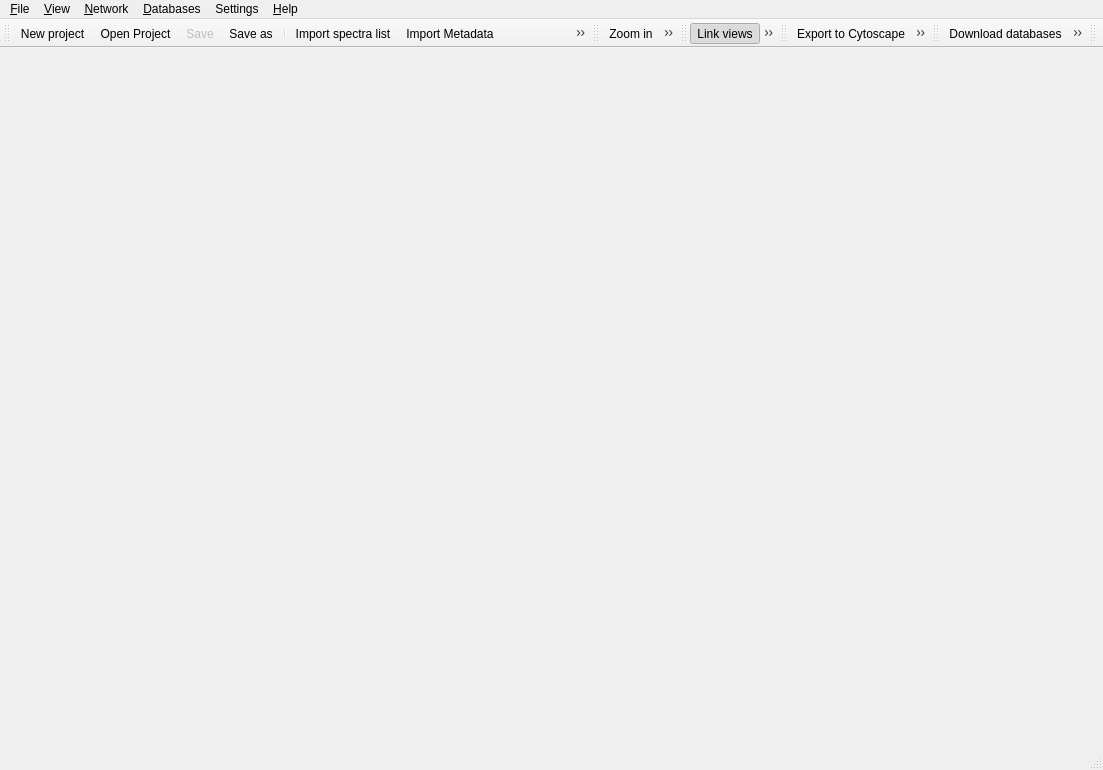
<?xml version="1.0" encoding="UTF-8"?>
<ui version="4.0">
 <class>MainWindow</class>
 <widget class="QMainWindow" name="MainWindow">
  <property name="geometry">
   <rect>
    <x>0</x>
    <y>0</y>
    <width>1103</width>
    <height>770</height>
   </rect>
  </property>
  <property name="windowTitle">
   <string/>
  </property>
  <property name="windowIcon">
   <iconset resource="ui.qrc">
    <normaloff>:/icons/images/main.svg</normaloff>:/icons/images/main.svg</iconset>
  </property>
  <property name="dockNestingEnabled">
   <bool>true</bool>
  </property>
  <property name="dockOptions">
   <set>QMainWindow::AllowNestedDocks|QMainWindow::AllowTabbedDocks|QMainWindow::AnimatedDocks</set>
  </property>
  <widget class="QWidget" name="centralwidget">
   <layout class="QVBoxLayout" name="verticalLayout_5"/>
  </widget>
  <widget class="QMenuBar" name="menubar">
   <property name="geometry">
    <rect>
     <x>0</x>
     <y>0</y>
     <width>1103</width>
     <height>21</height>
    </rect>
   </property>
   <widget class="QMenu" name="menuFile">
    <property name="title">
     <string>&amp;File</string>
    </property>
    <addaction name="actionOpen"/>
    <addaction name="actionRecentProjects"/>
    <addaction name="actionProcessFile"/>
    <addaction name="actionImportMetadata"/>
    <addaction name="actionImportGroupMapping"/>
    <addaction name="separator"/>
    <addaction name="actionExportToCytoscape"/>
    <addaction name="actionExportAsImage"/>
    <addaction name="actionExportCurrentViewAsImage"/>
    <addaction name="actionExportMetadata"/>
    <addaction name="actionExportDatabaseResults"/>
    <addaction name="separator"/>
    <addaction name="actionSave"/>
    <addaction name="actionSaveAs"/>
    <addaction name="separator"/>
    <addaction name="actionQuit"/>
   </widget>
   <widget class="QMenu" name="menuAbout">
    <property name="title">
     <string>&amp;Help</string>
    </property>
    <addaction name="actionTours"/>
    <addaction name="separator"/>
    <addaction name="actionAbout"/>
    <addaction name="actionAboutQt"/>
   </widget>
   <widget class="QMenu" name="menuView">
    <property name="title">
     <string>&amp;View</string>
    </property>
    <addaction name="actionViewMiniMap"/>
    <addaction name="actionViewSpectrum"/>
    <addaction name="actionViewCompareSpectrum"/>
    <addaction name="separator"/>
    <addaction name="actionZoomIn"/>
    <addaction name="actionZoomOut"/>
    <addaction name="actionZoomToFit"/>
    <addaction name="actionZoomSelectedRegion"/>
    <addaction name="separator"/>
    <addaction name="actionFullScreen"/>
    <addaction name="separator"/>
   </widget>
   <widget class="QMenu" name="menuSettings">
    <property name="title">
     <string>Settings</string>
    </property>
    <addaction name="actionPreferences"/>
    <addaction name="actionCurrentParameters"/>
    <addaction name="separator"/>
    <addaction name="actionResetLayout"/>
    <addaction name="actionOpenUserFolder"/>
   </widget>
   <widget class="QMenu" name="menu_Network">
    <property name="title">
     <string>&amp;Network</string>
    </property>
    <addaction name="actionLinkViews"/>
    <addaction name="actionNeighbors"/>
    <addaction name="separator"/>
    <addaction name="actionHideSelected"/>
    <addaction name="actionShowAll"/>
    <addaction name="actionHideIsolatedNodes"/>
    <addaction name="separator"/>
    <addaction name="actionSetPieChartsVisibility"/>
   </widget>
   <widget class="QMenu" name="menu_Databases">
    <property name="title">
     <string>&amp;Databases</string>
    </property>
    <addaction name="actionDownloadDatabases"/>
    <addaction name="actionImportUserDatabase"/>
    <addaction name="separator"/>
    <addaction name="actionViewDatabases"/>
   </widget>
   <addaction name="menuFile"/>
   <addaction name="menuView"/>
   <addaction name="menu_Network"/>
   <addaction name="menu_Databases"/>
   <addaction name="menuSettings"/>
   <addaction name="menuAbout"/>
  </widget>
  <widget class="QStatusBar" name="statusbar"/>
  <widget class="QToolBar" name="tbFile">
   <property name="windowTitle">
    <string>File</string>
   </property>
   <attribute name="toolBarArea">
    <enum>TopToolBarArea</enum>
   </attribute>
   <attribute name="toolBarBreak">
    <bool>false</bool>
   </attribute>
   <addaction name="actionNewProject"/>
   <addaction name="actionOpen"/>
   <addaction name="actionSave"/>
   <addaction name="actionSaveAs"/>
   <addaction name="separator"/>
   <addaction name="actionProcessFile"/>
   <addaction name="actionImportMetadata"/>
   <addaction name="actionImportGroupMapping"/>
   <addaction name="separator"/>
   <addaction name="actionAddNetworkView"/>
   <addaction name="separator"/>
   <addaction name="actionCurrentParameters"/>
   <addaction name="actionPreferences"/>
  </widget>
  <widget class="QToolBar" name="tbView">
   <property name="windowTitle">
    <string>View</string>
   </property>
   <attribute name="toolBarArea">
    <enum>TopToolBarArea</enum>
   </attribute>
   <attribute name="toolBarBreak">
    <bool>false</bool>
   </attribute>
   <addaction name="actionZoomIn"/>
   <addaction name="actionZoomOut"/>
   <addaction name="actionZoomToFit"/>
   <addaction name="actionZoomSelectedRegion"/>
   <addaction name="separator"/>
   <addaction name="actionFullScreen"/>
  </widget>
  <widget class="QToolBar" name="tbNetwork">
   <property name="windowTitle">
    <string>Network</string>
   </property>
   <attribute name="toolBarArea">
    <enum>TopToolBarArea</enum>
   </attribute>
   <attribute name="toolBarBreak">
    <bool>false</bool>
   </attribute>
   <addaction name="actionLinkViews"/>
   <addaction name="actionNeighbors"/>
   <addaction name="separator"/>
   <addaction name="actionHideSelected"/>
   <addaction name="actionShowAll"/>
   <addaction name="actionHideIsolatedNodes"/>
   <addaction name="separator"/>
   <addaction name="actionSetNodesColor"/>
   <addaction name="actionSetNodesSize"/>
   <addaction name="separator"/>
   <addaction name="actionSetPieChartsVisibility"/>
  </widget>
  <widget class="QToolBar" name="tbExport">
   <property name="windowTitle">
    <string>Export</string>
   </property>
   <attribute name="toolBarArea">
    <enum>TopToolBarArea</enum>
   </attribute>
   <attribute name="toolBarBreak">
    <bool>false</bool>
   </attribute>
   <addaction name="actionExportToCytoscape"/>
   <addaction name="actionExportAsImage"/>
   <addaction name="actionExportCurrentViewAsImage"/>
   <addaction name="separator"/>
   <addaction name="actionExportMetadata"/>
   <addaction name="actionExportDatabaseResults"/>
  </widget>
  <widget class="QToolBar" name="tbDatabase">
   <property name="windowTitle">
    <string>Database</string>
   </property>
   <property name="layoutDirection">
    <enum>Qt::LeftToRight</enum>
   </property>
   <attribute name="toolBarArea">
    <enum>TopToolBarArea</enum>
   </attribute>
   <attribute name="toolBarBreak">
    <bool>false</bool>
   </attribute>
   <addaction name="actionDownloadDatabases"/>
   <addaction name="actionImportUserDatabase"/>
   <addaction name="separator"/>
   <addaction name="actionViewDatabases"/>
  </widget>
  <widget class="QToolBar" name="tbSearch">
   <property name="windowTitle">
    <string>Search</string>
   </property>
   <attribute name="toolBarArea">
    <enum>TopToolBarArea</enum>
   </attribute>
   <attribute name="toolBarBreak">
    <bool>false</bool>
   </attribute>
  </widget>
  <action name="actionProcessFile">
   <property name="icon">
    <iconset resource="ui.qrc">
     <normaloff>:/icons/images/import-mgf.svg</normaloff>:/icons/images/import-mgf.svg</iconset>
   </property>
   <property name="text">
    <string>&amp;Import spectra list...</string>
   </property>
   <property name="iconText">
    <string>Import spectra list</string>
   </property>
   <property name="toolTip">
    <string>Import a spectra list and compute scores</string>
   </property>
   <property name="statusTip">
    <string>Import a spectra list and compute scores</string>
   </property>
  </action>
  <action name="actionQuit">
   <property name="icon">
    <iconset resource="ui.qrc">
     <normaloff>:/icons/images/close.svg</normaloff>:/icons/images/close.svg</iconset>
   </property>
   <property name="text">
    <string>&amp;Quit</string>
   </property>
   <property name="shortcut">
    <string>Ctrl+Q</string>
   </property>
  </action>
  <action name="actionAbout">
   <property name="icon">
    <iconset resource="ui.qrc">
     <normaloff>:/icons/images/main.svg</normaloff>:/icons/images/main.svg</iconset>
   </property>
   <property name="text">
    <string>&amp;About</string>
   </property>
   <property name="shortcut">
    <string>F1</string>
   </property>
  </action>
  <action name="actionAboutQt">
   <property name="icon">
    <iconset resource="ui.qrc">
     <normaloff>:/icons/images/qt-logo.svg</normaloff>:/icons/images/qt-logo.svg</iconset>
   </property>
   <property name="text">
    <string>About &amp;Qt</string>
   </property>
  </action>
  <action name="actionOpen">
   <property name="icon">
    <iconset resource="ui.qrc">
     <normaloff>:/icons/images/document-open.svg</normaloff>:/icons/images/document-open.svg</iconset>
   </property>
   <property name="text">
    <string>&amp;Open Project...</string>
   </property>
   <property name="toolTip">
    <string>Open project</string>
   </property>
   <property name="statusTip">
    <string>Open project</string>
   </property>
   <property name="shortcut">
    <string>Ctrl+O</string>
   </property>
  </action>
  <action name="actionSave">
   <property name="enabled">
    <bool>false</bool>
   </property>
   <property name="icon">
    <iconset resource="ui.qrc">
     <normaloff>:/icons/images/document-save.svg</normaloff>:/icons/images/document-save.svg</iconset>
   </property>
   <property name="text">
    <string>&amp;Save</string>
   </property>
   <property name="iconText">
    <string>Save</string>
   </property>
   <property name="toolTip">
    <string>Save project</string>
   </property>
   <property name="statusTip">
    <string>Save project</string>
   </property>
   <property name="shortcut">
    <string>Ctrl+S</string>
   </property>
  </action>
  <action name="actionSaveAs">
   <property name="icon">
    <iconset resource="ui.qrc">
     <normaloff>:/icons/images/document-save-as.svg</normaloff>:/icons/images/document-save-as.svg</iconset>
   </property>
   <property name="text">
    <string>Sa&amp;ve as</string>
   </property>
   <property name="toolTip">
    <string>Save project as</string>
   </property>
   <property name="statusTip">
    <string>Save project as</string>
   </property>
   <property name="shortcut">
    <string>Ctrl+Shift+S</string>
   </property>
  </action>
  <action name="actionZoomIn">
   <property name="icon">
    <iconset resource="ui.qrc">
     <normaloff>:/icons/images/zoom-in.svg</normaloff>:/icons/images/zoom-in.svg</iconset>
   </property>
   <property name="text">
    <string>Zoom &amp;in</string>
   </property>
   <property name="statusTip">
    <string>Zoom in</string>
   </property>
   <property name="shortcut">
    <string>+</string>
   </property>
  </action>
  <action name="actionZoomOut">
   <property name="icon">
    <iconset resource="ui.qrc">
     <normaloff>:/icons/images/zoom-out.svg</normaloff>:/icons/images/zoom-out.svg</iconset>
   </property>
   <property name="text">
    <string>Zoom &amp;out</string>
   </property>
   <property name="statusTip">
    <string>Zoom out</string>
   </property>
   <property name="shortcut">
    <string>-</string>
   </property>
  </action>
  <action name="actionZoomToFit">
   <property name="icon">
    <iconset resource="ui.qrc">
     <normaloff>:/icons/images/zoom-fit.svg</normaloff>:/icons/images/zoom-fit.svg</iconset>
   </property>
   <property name="text">
    <string>Zoom to &amp;fit</string>
   </property>
   <property name="toolTip">
    <string>Zoom to fit entire network in the view</string>
   </property>
   <property name="statusTip">
    <string>Zoom to fit entire network in the view</string>
   </property>
   <property name="shortcut">
    <string>*</string>
   </property>
  </action>
  <action name="actionZoomSelectedRegion">
   <property name="icon">
    <iconset resource="ui.qrc">
     <normaloff>:/icons/images/zoom-target.svg</normaloff>:/icons/images/zoom-target.svg</iconset>
   </property>
   <property name="text">
    <string>Zoom to &amp;selected region</string>
   </property>
   <property name="toolTip">
    <string>Zoom to the selected region</string>
   </property>
   <property name="statusTip">
    <string>Zoom to the selected region</string>
   </property>
   <property name="shortcut">
    <string>/</string>
   </property>
  </action>
  <action name="actionFullScreen">
   <property name="checkable">
    <bool>true</bool>
   </property>
   <property name="icon">
    <iconset resource="ui.qrc">
     <normaloff>:/icons/images/fullscreen.svg</normaloff>:/icons/images/fullscreen.svg</iconset>
   </property>
   <property name="text">
    <string>&amp;FullScreen</string>
   </property>
   <property name="toolTip">
    <string>Switch to fullscreen/normal</string>
   </property>
   <property name="statusTip">
    <string>Switch to fullscreen/normal</string>
   </property>
   <property name="shortcut">
    <string>Alt+Return</string>
   </property>
  </action>
  <action name="actionZoomReset">
   <property name="icon">
    <iconset resource="ui.qrc">
     <normaloff>:/icons/images/zoom-1.svg</normaloff>:/icons/images/zoom-1.svg</iconset>
   </property>
   <property name="text">
    <string>&amp;Reset Zoom </string>
   </property>
   <property name="statusTip">
    <string>Reset Zoom</string>
   </property>
   <property name="shortcut">
    <string>0</string>
   </property>
  </action>
  <action name="actionShowAll">
   <property name="icon">
    <iconset resource="ui.qrc">
     <normaloff>:/icons/images/eye.svg</normaloff>:/icons/images/eye.svg</iconset>
   </property>
   <property name="text">
    <string>&amp;Show all</string>
   </property>
   <property name="toolTip">
    <string>Show all nodes and edges</string>
   </property>
   <property name="statusTip">
    <string>Show all nodes and edges in the current network</string>
   </property>
   <property name="shortcut">
    <string>A</string>
   </property>
  </action>
  <action name="actionHideSelected">
   <property name="icon">
    <iconset resource="ui.qrc">
     <normaloff>:/icons/images/eye-closed.svg</normaloff>:/icons/images/eye-closed.svg</iconset>
   </property>
   <property name="text">
    <string>&amp;Hide selected nodes and edges</string>
   </property>
   <property name="toolTip">
    <string>Hide selected nodes and edges of the current network</string>
   </property>
   <property name="statusTip">
    <string>Hide selected nodes and edges of the current network</string>
   </property>
   <property name="shortcut">
    <string>H</string>
   </property>
  </action>
  <action name="actionNeighbors">
   <property name="icon">
    <iconset resource="ui.qrc">
     <normaloff>:/icons/images/select-neighbors.svg</normaloff>:/icons/images/select-neighbors.svg</iconset>
   </property>
   <property name="text">
    <string>&amp;Neighbors</string>
   </property>
   <property name="toolTip">
    <string>Select first neighbors of currently selected nodes</string>
   </property>
   <property name="statusTip">
    <string>Select first neighbors of currently selected nodes</string>
   </property>
   <property name="shortcut">
    <string>N</string>
   </property>
  </action>
  <action name="actionExportToCytoscape">
   <property name="icon">
    <iconset resource="ui.qrc">
     <normaloff>:/icons/images/cy3logoOrange.svg</normaloff>:/icons/images/cy3logoOrange.svg</iconset>
   </property>
   <property name="text">
    <string>Export to &amp;Cytoscape</string>
   </property>
   <property name="toolTip">
    <string>Export current network to cytoscape</string>
   </property>
   <property name="statusTip">
    <string>Export current network to cytoscape</string>
   </property>
   <property name="shortcut">
    <string>Ctrl+E</string>
   </property>
  </action>
  <action name="actionExportAsImage">
   <property name="icon">
    <iconset resource="ui.qrc">
     <normaloff>:/icons/images/emblem-photos.svg</normaloff>:/icons/images/emblem-photos.svg</iconset>
   </property>
   <property name="text">
    <string>Export As &amp;Image</string>
   </property>
   <property name="toolTip">
    <string>Export current network as image</string>
   </property>
   <property name="statusTip">
    <string>Export current network as image</string>
   </property>
   <property name="shortcut">
    <string>Ctrl+Shift+I</string>
   </property>
  </action>
  <action name="actionLinkViews">
   <property name="checkable">
    <bool>true</bool>
   </property>
   <property name="checked">
    <bool>true</bool>
   </property>
   <property name="icon">
    <iconset resource="ui.qrc">
     <normaloff>:/icons/images/chain-link.svg</normaloff>:/icons/images/chain-link.svg</iconset>
   </property>
   <property name="text">
    <string>&amp;Link views</string>
   </property>
   <property name="toolTip">
    <string>Link selection between views</string>
   </property>
   <property name="statusTip">
    <string>Link selection between views</string>
   </property>
   <property name="shortcut">
    <string>Ctrl+L</string>
   </property>
  </action>
  <action name="actionDownloadDatabases">
   <property name="icon">
    <iconset resource="ui.qrc">
     <normaloff>:/icons/images/new-library.svg</normaloff>:/icons/images/new-library.svg</iconset>
   </property>
   <property name="text">
    <string>&amp;Download databases</string>
   </property>
   <property name="iconText">
    <string>Download databases</string>
   </property>
   <property name="toolTip">
    <string>Download databases from external sources</string>
   </property>
   <property name="statusTip">
    <string>Download databases from external sources</string>
   </property>
   <property name="shortcut">
    <string>Alt+D</string>
   </property>
  </action>
  <action name="actionViewDatabases">
   <property name="enabled">
    <bool>true</bool>
   </property>
   <property name="icon">
    <iconset resource="ui.qrc">
     <normaloff>:/icons/images/library.svg</normaloff>:/icons/images/library.svg</iconset>
   </property>
   <property name="text">
    <string>&amp;View databases</string>
   </property>
   <property name="toolTip">
    <string>Explore databases</string>
   </property>
   <property name="statusTip">
    <string>Explore databases</string>
   </property>
   <property name="shortcut">
    <string>Ctrl+D</string>
   </property>
  </action>
  <action name="actionCurrentParameters">
   <property name="icon">
    <iconset resource="ui.qrc">
     <normaloff>:/icons/images/info.svg</normaloff>:/icons/images/info.svg</iconset>
   </property>
   <property name="text">
    <string>Current &amp;Parameters</string>
   </property>
   <property name="toolTip">
    <string>Show Current Parameters</string>
   </property>
   <property name="statusTip">
    <string>Show Current Parameters</string>
   </property>
  </action>
  <action name="actionImportMetadata">
   <property name="icon">
    <iconset resource="ui.qrc">
     <normaloff>:/icons/images/import-metadata.svg</normaloff>:/icons/images/import-metadata.svg</iconset>
   </property>
   <property name="text">
    <string>Import &amp;Metadata</string>
   </property>
   <property name="toolTip">
    <string>Import nodes metadata</string>
   </property>
   <property name="statusTip">
    <string>Import nodes metadata</string>
   </property>
   <property name="shortcut">
    <string>Ctrl+M</string>
   </property>
  </action>
  <action name="actionNewProject">
   <property name="icon">
    <iconset resource="ui.qrc">
     <normaloff>:/icons/images/new-document.svg</normaloff>:/icons/images/new-document.svg</iconset>
   </property>
   <property name="text">
    <string>&amp;New project</string>
   </property>
   <property name="toolTip">
    <string>Create a new project</string>
   </property>
   <property name="statusTip">
    <string>Create a new project</string>
   </property>
   <property name="shortcut">
    <string>Ctrl+N</string>
   </property>
  </action>
  <action name="actionPreferences">
   <property name="icon">
    <iconset resource="ui.qrc">
     <normaloff>:/icons/images/preferences-system.svg</normaloff>:/icons/images/preferences-system.svg</iconset>
   </property>
   <property name="text">
    <string>&amp;Preferences</string>
   </property>
   <property name="toolTip">
    <string>Change application settings</string>
   </property>
   <property name="statusTip">
    <string>Change application settings</string>
   </property>
  </action>
  <action name="actionExportCurrentViewAsImage">
   <property name="icon">
    <iconset resource="ui.qrc">
     <normaloff>:/icons/images/emblem-photos.svg</normaloff>:/icons/images/emblem-photos.svg</iconset>
   </property>
   <property name="text">
    <string>Export Current &amp;View As Image</string>
   </property>
   <property name="toolTip">
    <string>Export current view of network as image</string>
   </property>
   <property name="statusTip">
    <string>Export current view of network as image</string>
   </property>
   <property name="shortcut">
    <string>Ctrl+I</string>
   </property>
  </action>
  <action name="actionViewMiniMap">
   <property name="checkable">
    <bool>true</bool>
   </property>
   <property name="checked">
    <bool>true</bool>
   </property>
   <property name="text">
    <string>Mini &amp;map</string>
   </property>
   <property name="toolTip">
    <string>View/hide Mini map on current's view</string>
   </property>
   <property name="statusTip">
    <string>View/hide Mini map on current's network</string>
   </property>
   <property name="shortcut">
    <string>M</string>
   </property>
  </action>
  <action name="actionViewSpectrum">
   <property name="icon">
    <iconset resource="ui.qrc">
     <normaloff>:/icons/images/spectrum.svg</normaloff>:/icons/images/spectrum.svg</iconset>
   </property>
   <property name="text">
    <string>&amp;Spectrum</string>
   </property>
   <property name="toolTip">
    <string>Show the spectrum associated to the selected node</string>
   </property>
   <property name="statusTip">
    <string>Show the spectrum associated to the selected node</string>
   </property>
   <property name="shortcut">
    <string>S</string>
   </property>
  </action>
  <action name="actionViewCompareSpectrum">
   <property name="icon">
    <iconset resource="ui.qrc">
     <normaloff>:/icons/images/spectrum-inverted.svg</normaloff>:/icons/images/spectrum-inverted.svg</iconset>
   </property>
   <property name="text">
    <string>&amp;Compare Spectrum</string>
   </property>
   <property name="toolTip">
    <string>Compare the spectrum associated to the selected node to another one</string>
   </property>
   <property name="statusTip">
    <string>Compare the spectrum associated to the selected node to another one</string>
   </property>
   <property name="shortcut">
    <string>C</string>
   </property>
  </action>
  <action name="actionImportGroupMapping">
   <property name="icon">
    <iconset resource="ui.qrc">
     <normaloff>:/icons/images/import-mapping.svg</normaloff>:/icons/images/import-mapping.svg</iconset>
   </property>
   <property name="text">
    <string>Import &amp;Group Mapping</string>
   </property>
   <property name="toolTip">
    <string>Import metadata's group mapping</string>
   </property>
   <property name="statusTip">
    <string>Import metadata's group mapping</string>
   </property>
   <property name="shortcut">
    <string>Ctrl+G</string>
   </property>
  </action>
  <action name="actionSetNodesColor">
   <property name="icon">
    <iconset resource="ui.qrc">
     <normaloff>:/icons/images/color.svg</normaloff>:/icons/images/color.svg</iconset>
   </property>
   <property name="text">
    <string>Set selected nodes &amp;color</string>
   </property>
   <property name="toolTip">
    <string>Set selected nodes color</string>
   </property>
   <property name="statusTip">
    <string>Set selected nodes color</string>
   </property>
  </action>
  <action name="actionSetNodesSize">
   <property name="icon">
    <iconset resource="ui.qrc">
     <normaloff>:/icons/images/node-size.svg</normaloff>:/icons/images/node-size.svg</iconset>
   </property>
   <property name="text">
    <string>Set selected nodes &amp;size</string>
   </property>
   <property name="toolTip">
    <string>Set selected nodes size</string>
   </property>
   <property name="statusTip">
    <string>Set selected nodes size</string>
   </property>
  </action>
  <action name="actionImportUserDatabase">
   <property name="icon">
    <iconset resource="ui.qrc">
     <normaloff>:/icons/images/new-library-user.svg</normaloff>:/icons/images/new-library-user.svg</iconset>
   </property>
   <property name="text">
    <string>Import &amp;user database</string>
   </property>
   <property name="toolTip">
    <string>Import user database from local file</string>
   </property>
   <property name="statusTip">
    <string>Import user database from local file</string>
   </property>
   <property name="shortcut">
    <string>Alt+U</string>
   </property>
  </action>
  <action name="actionResetLayout">
   <property name="icon">
    <iconset resource="ui.qrc">
     <normaloff>:/icons/images/reset-layout.svg</normaloff>:/icons/images/reset-layout.svg</iconset>
   </property>
   <property name="text">
    <string>&amp;Reset Layout</string>
   </property>
   <property name="toolTip">
    <string>Reset positions of docked widgets</string>
   </property>
   <property name="statusTip">
    <string>Reset positions of docked widgets</string>
   </property>
  </action>
  <action name="actionOpenUserFolder">
   <property name="icon">
    <iconset resource="ui.qrc">
     <normaloff>:/icons/images/user-home.svg</normaloff>:/icons/images/user-home.svg</iconset>
   </property>
   <property name="text">
    <string>&amp;Open user's folder</string>
   </property>
   <property name="statusTip">
    <string>Open user's folder</string>
   </property>
  </action>
  <action name="actionExportMetadata">
   <property name="icon">
    <iconset resource="ui.qrc">
     <normaloff>:/icons/images/export-metadata.svg</normaloff>:/icons/images/export-metadata.svg</iconset>
   </property>
   <property name="text">
    <string>Export &amp;Metadata as CSV</string>
   </property>
   <property name="toolTip">
    <string>Export data of nodes table in a text file (Comma Separated Values format)</string>
   </property>
   <property name="statusTip">
    <string>Export data of nodes table in a text file (Comma Separated Values format)</string>
   </property>
  </action>
  <action name="actionExportDatabaseResults">
   <property name="icon">
    <iconset resource="ui.qrc">
     <normaloff>:/icons/images/export-metadata.svg</normaloff>:/icons/images/export-metadata.svg</iconset>
   </property>
   <property name="text">
    <string>Export &amp;Database results</string>
   </property>
   <property name="statusTip">
    <string>Export Database results</string>
   </property>
  </action>
  <action name="actionSetPieChartsVisibility">
   <property name="checkable">
    <bool>true</bool>
   </property>
   <property name="checked">
    <bool>true</bool>
   </property>
   <property name="icon">
    <iconset resource="ui.qrc">
     <normaloff>:/icons/images/pie.svg</normaloff>:/icons/images/pie.svg</iconset>
   </property>
   <property name="text">
    <string>Show &amp;pie charts</string>
   </property>
   <property name="toolTip">
    <string>Temporarily show/hide pie charts</string>
   </property>
   <property name="statusTip">
    <string>Temporarily show/hide pie charts</string>
   </property>
   <property name="shortcut">
    <string>P</string>
   </property>
  </action>
  <action name="actionHideIsolatedNodes">
   <property name="checkable">
    <bool>true</bool>
   </property>
   <property name="icon">
    <iconset resource="ui.qrc">
     <normaloff>:/icons/images/hide-isolated-nodes.svg</normaloff>:/icons/images/hide-isolated-nodes.svg</iconset>
   </property>
   <property name="text">
    <string>Show/Hide Isolated Nodes</string>
   </property>
   <property name="toolTip">
    <string>Show/Hide Isolated Nodes</string>
   </property>
   <property name="statusTip">
    <string>Show/Hide Isolated Nodes</string>
   </property>
   <property name="shortcut">
    <string>I</string>
   </property>
  </action>
  <action name="actionRecentProjects">
   <property name="text">
    <string>Recent Projects</string>
   </property>
   <property name="toolTip">
    <string>List recently opened projects</string>
   </property>
  </action>
  <action name="actionCopyAsImage">
   <property name="icon">
    <iconset resource="ui.qrc">
     <normaloff>:/icons/images/emblem-photos.svg</normaloff>:/icons/images/emblem-photos.svg</iconset>
   </property>
   <property name="text">
    <string>&amp;Copy Network Image</string>
   </property>
   <property name="toolTip">
    <string>Copy current network image to clipboard</string>
   </property>
   <property name="statusTip">
    <string>Export current network as image</string>
   </property>
   <property name="shortcut">
    <string>Ctrl+Shift+C</string>
   </property>
  </action>
  <action name="actionAddNetworkView">
   <property name="icon">
    <iconset resource="ui.qrc">
     <normaloff>:/icons/images/list-add.svg</normaloff>:/icons/images/list-add.svg</iconset>
   </property>
   <property name="text">
    <string>Add Network View</string>
   </property>
   <property name="toolTip">
    <string>Add Network View</string>
   </property>
   <property name="statusTip">
    <string>Add Network View</string>
   </property>
  </action>
  <action name="actionHighlightSelectedNodes">
   <property name="icon">
    <iconset resource="ui.qrc">
     <normaloff>:/icons/images/highlight-yellow.svg</normaloff>:/icons/images/highlight-yellow.svg</iconset>
   </property>
   <property name="text">
    <string>Highlight Selected Nodes</string>
   </property>
   <property name="toolTip">
    <string>Highlight in network views the selected nodes in the table</string>
   </property>
   <property name="statusTip">
    <string>Highlight in network views the selected nodes in the table</string>
   </property>
  </action>
  <action name="actionTours">
   <property name="text">
    <string>Tours</string>
   </property>
  </action>
 </widget>
 <resources>
  <include location="ui.qrc"/>
 </resources>
 <connections/>
</ui>
